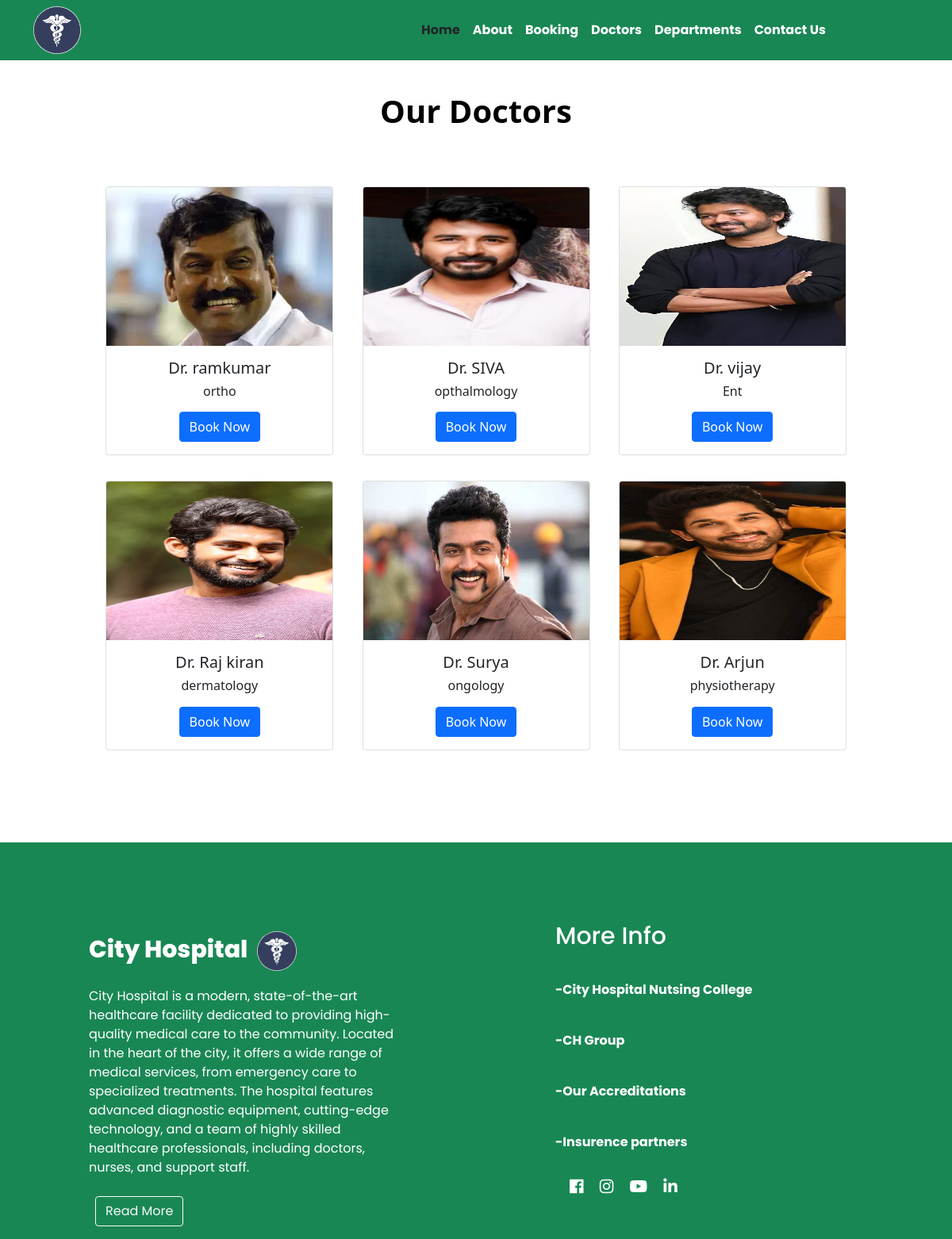
Page /doctors on the committed database.
### myapp/models.py (models this page shows, shortened)
class Doctor(models.Model):
    doc_name=models.CharField(max_length=100)
    doc_spec=models.TextField()
    dep_name=models.ForeignKey(Department, on_delete=models.CASCADE)
    doc_image=models.ImageField(upload_to='joice')

class Department(models.Model):
    dep_name=models.CharField(max_length=100)
    dep_description=models.TextField()
    def __str__(self):
        return self.dep_name

### myapp/views.py (the view)
# urls.py: path('doctors',views.doctors,name='doctors'),
def doctors(request):
    z={
        'doc': Doctor.objects.all()
    }
    return render(request,"doctors.html",z)

### template/doctors.html (shortened to what this page needs)
{% extends "index.html" %}
{% block content  %}
<h1 style="text-align:center; font-size: 40px; color:#000000; font-weight: 800; margin-bottom: 15px;
padding: 40px;">
  Our Doctors</h1>
<div class='container text-center' style='background-color: white'>
    {% for d in doc %}
          <div class="card text-center mx-3 my-3" style="display:inline-block">
            <img style='width: 285px; height: 200px;' src="{{d.doc_image.url}}" class="card-img-top" alt="...">
            <div class="card-body">
              <h5 class="card-title">Dr. {{d.doc_name}}</h5>
              <h6 class="card-text"> {{d.dep_name}} </h6>
              <a href="#" class="btn btn-primary">Book Now</a>
            </div>
</div>
    {% endfor %}
</div>
{% endblock content %}

### template/index.html (shortened to what this page needs)
{% load static %}
<!DOCTYPE html>
<html>
  <head>
    <link rel="stylesheet"
      href=" https://cdn.jsdelivr.net/npm/bootstrap@5.1.3/dist/css/bootstrap.min.css ">
    <link rel="stylesheet" href="{% static 'css/style.css' %}">
    <link rel="stylesheet"
      href="https://use.fontawesome.com/releases/v5.2.0/css/all.css">
  </head>
  <body>
    <nav class="navbar bg-success navbar-expand-sm p-2">
      <div class="container">
        <div class="container-fluid m-0 p-0">
          <a class="navbar-brand" href="#">
            <img src="{% static "\images\logo.png" %}" alt="Avatar Logo" style="width:60px;" class="rounded-pill">
          </a>
        </div>
        <div
          class="collapse navbar-collapse justify-content-center col-md-8 navbar-collapse-3" style="font-family: poppins">
          <ul class="navbar-nav justify-content-center  fw-bold">
            <li class="nav-item active" >
              <a class="nav-link text-dark" href="{% url "home" %}">Home </a>
            </li>
            <li class="nav-item">
              <a class="nav-link text-white" href="{% url "about" %}">About</a>
            </li>
            <li class="nav-item">
              <a class="nav-link text-white" href="{% url "booking" %}">Booking</a>
            </li>
            <li class="nav-item">
              <a class="nav-link text-white" href="{% url "doctors" %}">Doctors</a>
            </li>
<li class="nav-item">
              <a class="nav-link text-white" href="{% url "department" %}">Departments</a>
            </li>
            <li class="nav-item">
              <a class="nav-link text-white" href="{% url "contact" %}">Contact Us</a>
            </li>
          </ul>
        </div>
        </div>
    </nav>
<div class="main-section">
{% block content  %}{% endblock content  %}
{% block foot %}
<div class="bg bg-success" style="width: 100%; height: 500px;margin-top: 100px; display: flex;justify-content: space-around; font-family: poppins;">
  <div class="container" style="width: 500px; margin-left: 100px; padding-top: 100px;">
    <h3 style="color: white;font-size: 30px; font-weight: 800;">City Hospital<img src="{% static "\images\logo.png" %}" alt="Avatar Logo" style="width:50px; margin: 12px;" class="rounded-pill"> </h3>
    <p style="color: white; width: 400px;">City Hospital is a modern, state-of-the-art healthcare facility dedicated to providing high-quality medical care to the community. Located in the heart of the city, it offers a wide range of medical services, from emergency care to specialized treatments. The hospital features advanced diagnostic equipment, cutting-edge technology, and a team of highly skilled healthcare professionals, including doctors, nurses, and support staff.</p>
    <button type="button" class="btn btn-outline-light m-2">Read More</button>
  </div>
  <div class="col-md-6"  style="width: 500px; margin-left: 100px; padding-top: 100px;">
    <h3 style="color: white;font-size: 30px; font-weight: 500;">More Info</h3>
    <p style="color: white; width: 400px; cursor: pointer; padding-top: 30px;font-weight: bold;">-City Hospital Nutsing College</p><br>
    <p style="color: white; width: 400px; cursor: pointer;font-weight: bold;" >-CH Group</p><br>
    <p style="color: white; width: 400px; cursor: pointer;font-weight: bold;">-Our Accreditations</p><br>
    <p style="color: white; width: 400px; cursor: pointer;font-weight: bold;">-Insurence partners</p>
    <ul class="social-icons list-unstyled mb-0" style="padding: 10px;">
      <li class="fab fa-facebook p-2" style="cursor: pointer; color: white; font-size: 20px;"></li>
      <li class="fab fa-instagram p-2"style="cursor: pointer;  color: white; font-size: 20px;"></li>
      <li class="fab fa-youtube p-2"style="cursor: pointer;  color: white; font-size: 20px;"></li>
      <li class="fab fa-linkedin-in p-2"style="cursor: pointer;  color: white; font-size: 20px;"></li>
    </ul>
  </div>
</div>
{% endblock foot %}
  </body>
</html>

### rows in the picture
Doctor: doc_image (picture), doc_name "ramkumar", dep_name "ortho"
Doctor: doc_image (picture), doc_name "SIVA", dep_name "opthalmology"
Doctor: doc_image (picture), doc_name "vijay", dep_name "Ent"
Doctor: doc_image (picture), doc_name "Raj kiran", dep_name "dermatology"
Doctor: doc_image (picture), doc_name "Surya", dep_name "ongology"
Doctor: doc_image (picture), doc_name "Arjun", dep_name "physiotherapy"
